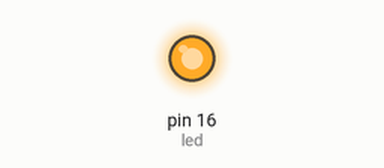
A program run on a simulated Raspberry Pi (header pin numbers). Shown: output pins drawn as LEDs (lit = HIGH). What the program prints to the terminal is not drawn. At 4.0 s the program stops and its outputs stay as they are.

Above: at 0.1 s.
At 4.1 s:
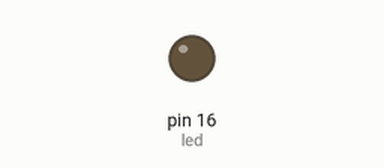
Timing chart, 0 to 5.5 s (numbered marks = the images above):
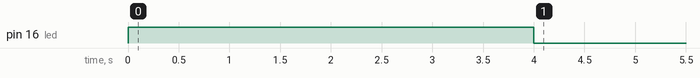

Measured:
- by itself, pin 16 (led): LOW → HIGH at 0.00 s, → LOW 4.0 s later

The program:

led.py
```python
from RPi import GPIO
import time

led = 16
print ('Turning %s port, GPIO.HIGH = %s' % (led, GPIO.HIGH))
GPIO.setmode(GPIO.BOARD)
GPIO.setup(led, GPIO.OUT)

GPIO.output(led, GPIO.HIGH)
time.sleep(4)
GPIO.cleanup()
```
